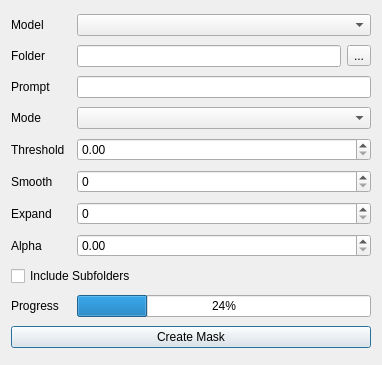
<?xml version="1.0" encoding="UTF-8"?>
<ui version="4.0">
 <class>Dialog</class>
 <widget class="QDialog" name="Dialog">
  <property name="windowModality">
   <enum>Qt::WindowModality::ApplicationModal</enum>
  </property>
  <property name="geometry">
   <rect>
    <x>0</x>
    <y>0</y>
    <width>382</width>
    <height>365</height>
   </rect>
  </property>
  <property name="sizePolicy">
   <sizepolicy hsizetype="Fixed" vsizetype="Fixed">
    <horstretch>0</horstretch>
    <verstretch>0</verstretch>
   </sizepolicy>
  </property>
  <property name="windowTitle">
   <string>Generate Masks</string>
  </property>
  <property name="sizeGripEnabled">
   <bool>false</bool>
  </property>
  <property name="modal">
   <bool>true</bool>
  </property>
  <layout class="QGridLayout" name="gridLayout">
   <item row="0" column="2" colspan="2">
    <widget class="QComboBox" name="modelCmb"/>
   </item>
   <item row="5" column="0">
    <widget class="QLabel" name="label_6">
     <property name="text">
      <string>Smooth</string>
     </property>
     <property name="buddy">
      <cstring>smoothSbx</cstring>
     </property>
    </widget>
   </item>
   <item row="1" column="0">
    <widget class="QLabel" name="label_2">
     <property name="text">
      <string>Folder</string>
     </property>
     <property name="buddy">
      <cstring>folderLed</cstring>
     </property>
    </widget>
   </item>
   <item row="9" column="0">
    <widget class="QLabel" name="label_9">
     <property name="text">
      <string>Progress</string>
     </property>
    </widget>
   </item>
   <item row="0" column="0">
    <widget class="QLabel" name="label">
     <property name="text">
      <string>Model</string>
     </property>
     <property name="buddy">
      <cstring>modelCmb</cstring>
     </property>
    </widget>
   </item>
   <item row="1" column="2">
    <widget class="QLineEdit" name="folderLed"/>
   </item>
   <item row="4" column="0">
    <widget class="QLabel" name="label_5">
     <property name="text">
      <string>Threshold</string>
     </property>
     <property name="buddy">
      <cstring>thresholdSbx</cstring>
     </property>
    </widget>
   </item>
   <item row="6" column="0">
    <widget class="QLabel" name="label_7">
     <property name="text">
      <string>Expand</string>
     </property>
     <property name="buddy">
      <cstring>expandSbx</cstring>
     </property>
    </widget>
   </item>
   <item row="3" column="0">
    <widget class="QLabel" name="label_4">
     <property name="text">
      <string>Mode</string>
     </property>
     <property name="buddy">
      <cstring>modeCmb</cstring>
     </property>
    </widget>
   </item>
   <item row="2" column="0">
    <widget class="QLabel" name="label_3">
     <property name="text">
      <string>Prompt</string>
     </property>
     <property name="buddy">
      <cstring>promptLed</cstring>
     </property>
    </widget>
   </item>
   <item row="7" column="0">
    <widget class="QLabel" name="label_8">
     <property name="text">
      <string>Alpha</string>
     </property>
     <property name="buddy">
      <cstring>alphaSbx</cstring>
     </property>
    </widget>
   </item>
   <item row="1" column="3">
    <widget class="QToolButton" name="folderBtn">
     <property name="text">
      <string>...</string>
     </property>
    </widget>
   </item>
   <item row="10" column="0" colspan="4">
    <widget class="QPushButton" name="createNaskBtn">
     <property name="text">
      <string>Create Mask</string>
     </property>
    </widget>
   </item>
   <item row="9" column="2" colspan="2">
    <widget class="QProgressBar" name="progressBar">
     <property name="value">
      <number>24</number>
     </property>
    </widget>
   </item>
   <item row="7" column="2" colspan="2">
    <widget class="QDoubleSpinBox" name="alphaSbx"/>
   </item>
   <item row="8" column="0" colspan="4">
    <widget class="QCheckBox" name="includeSubfolderCbx">
     <property name="text">
      <string>Include Subfolders</string>
     </property>
    </widget>
   </item>
   <item row="6" column="2" colspan="2">
    <widget class="QSpinBox" name="expandSbx"/>
   </item>
   <item row="5" column="2" colspan="2">
    <widget class="QSpinBox" name="smoothSbx"/>
   </item>
   <item row="4" column="2" colspan="2">
    <widget class="QDoubleSpinBox" name="thresholdSbx"/>
   </item>
   <item row="3" column="2" colspan="2">
    <widget class="QComboBox" name="modeCmb"/>
   </item>
   <item row="2" column="2" colspan="2">
    <widget class="QLineEdit" name="promptLed"/>
   </item>
  </layout>
 </widget>
 <tabstops>
  <tabstop>modelCmb</tabstop>
  <tabstop>folderLed</tabstop>
  <tabstop>folderBtn</tabstop>
  <tabstop>promptLed</tabstop>
  <tabstop>modeCmb</tabstop>
  <tabstop>thresholdSbx</tabstop>
  <tabstop>smoothSbx</tabstop>
  <tabstop>expandSbx</tabstop>
  <tabstop>alphaSbx</tabstop>
  <tabstop>includeSubfolderCbx</tabstop>
  <tabstop>createNaskBtn</tabstop>
 </tabstops>
 <resources/>
 <connections/>
</ui>
